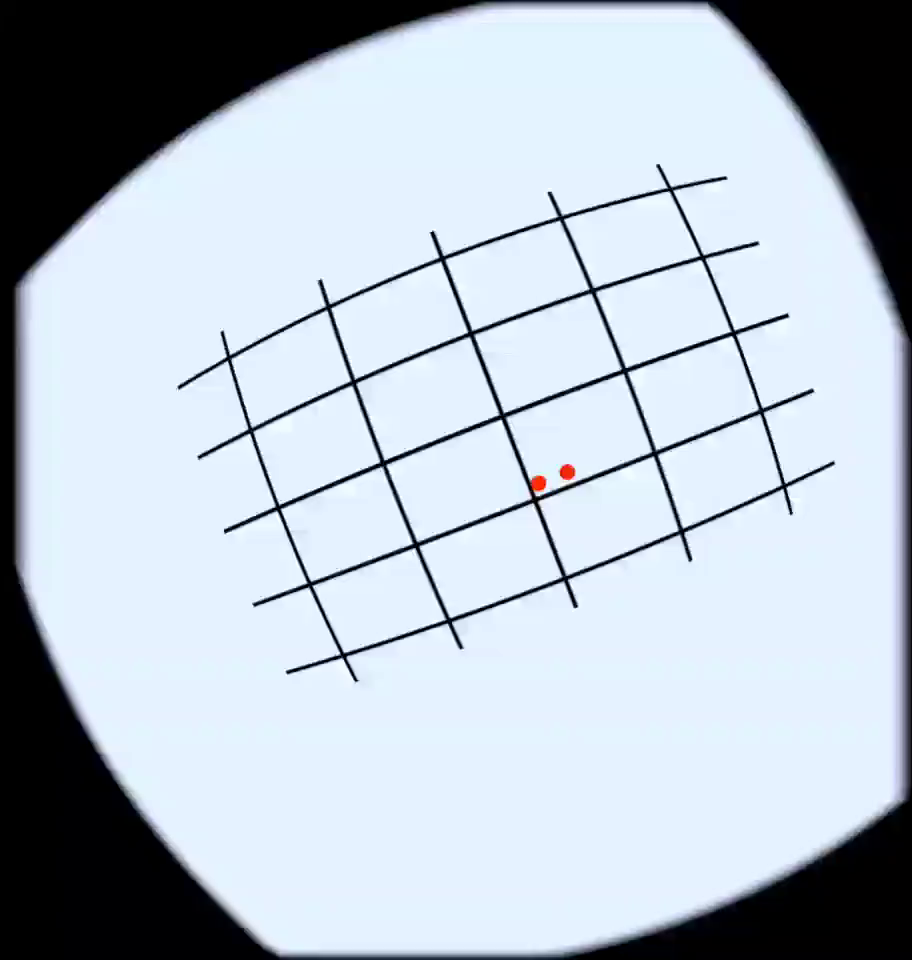
#> input picture FindFocal.png, 912 x 960 px
$ python -i EstimateDistortion.py   (imports and definitions only)
#> lines starting #> are read from the running program, lines starting #| are printed output that depends on the picture; after the words box and inside, x2 and y2 are one past the last pixel; in counts of white or black regions, pixels touching at a corner belong together
# Python program to illustrate HoughLine
# method for line detection
import cv2
import numpy as np
import os
import time
import subprocess
import argparse
from glob import glob

parser = argparse.ArgumentParser()
# [3 lines not run here, left out]

# [1 line that did not run here, left out]
# [1 line that did not run here, left out]

# We have to check for any runs on this
_OUTPUT_ROOT = "estimate_distortion_runs/"
# [1 line that did not run here, left out]
output_counter = 1
# [10 lines not run here, left out]
# Next, let's define a global function that we'll pass the click values into
focal_center = None
# Next, let's define a mouseclick function to help us with this endeavor
def mouseRGB(event,x,y,flags,param):
    global focal_center
    if event == cv2.EVENT_LBUTTONDOWN: #checks mouse left button down condition
        colorsB = src[y,x,0]
        colorsG = src[y,x,1]
        colorsR = src[y,x,2]
        colors = src[y,x]
        print("Red: ",colorsR)
        print("Green: ",colorsG)
        print("Blue: ",colorsB)
        print("BRG Format: ",colors)
        print("Coordinates of pixel: X: ",x,"Y: ",y)
        focal_center = [y,x] # in Y, X format

# Next, attach the mouse events
focal_point_window = 'Focal Point Color Selector'
# [12 lines not run here, left out]

# If we got this far, we know the focal x and y from `focal_center`
# We now have to derive the percentage between 0 and 1 for `cx` and `cy`
# [1 line that did not run here, left out]
# [1 line that did not run here, left out]
# [1 line that did not run here, left out]
# [1 line not run here, left out]

# NOW is the big kahuna - we need to estimate all the possible parameters for k2 and k1

# First, let's start by defining some folders
# Determine our processing, and results directories
# [1 line that did not run here, left out]
# [1 line that did not run here, left out]
# [2 lines not run here, left out]

# Next, let's define a helper function
# This function simply adds Hough Lines after applying the Canny filter
# This is effectively a way to determine the edges of the image (edge detection via canny)...
# ... then do line detection via Hough lines
def GetLinesFromImage(imageFilename, resultsFilename=None):
#> called with imageFilename = 'FindFocal.png'
    img = cv2.imread(imageFilename)
#> img is the input picture: shape (960, 912, 3); mean B, G, R 200.2, 189.3, 178.9
    # Convert the img to grayscale
    gray = cv2.cvtColor(img, cv2.COLOR_BGR2GRAY)
    # Apply edge detection method on the image
    edges = cv2.Canny(gray, 50, 150, apertureSize=3)
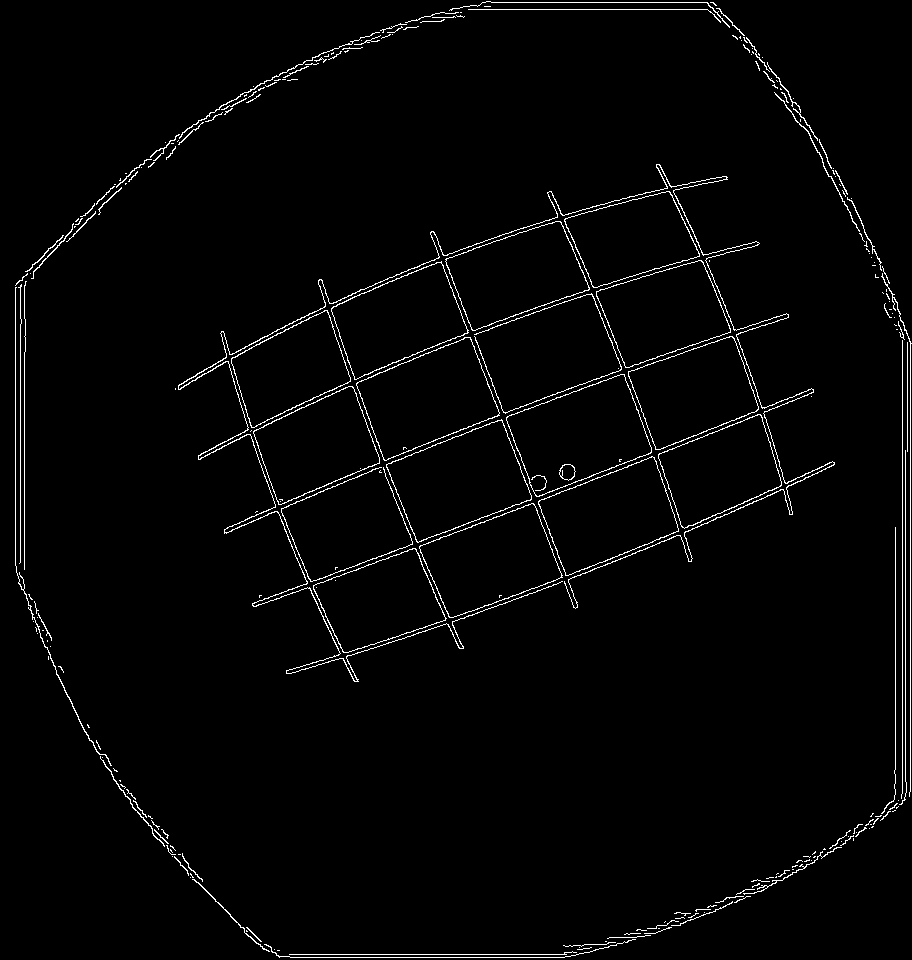
#> edges: shape (960, 912); 2.1% white in thin lines or dots
    # This returns an array of r and theta values
    lines = cv2.HoughLines(edges, 1, np.pi/180, 200)
#> lines = 16 rows, first 8: [902, 0], [910, 0], [905, 0], [-322, 2.78], [-318, 2.78], [655, 1.2], [954, 1.57], [15, 0]

    # The below for loop runs till r and theta values
    # are in the range of the 2d array
    for r_theta in lines:
        arr = np.array(r_theta[0], dtype=np.float64)
        r, theta = arr
        # Stores the value of cos(theta) in a
        a = np.cos(theta)
        # Stores the value of sin(theta) in b
        b = np.sin(theta)
        # x0 stores the value rcos(theta)
        x0 = a*r
        # y0 stores the value rsin(theta)
        y0 = b*r
        # x1 stores the rounded off value of (rcos(theta)-1000sin(theta))
        x1 = int(x0 + 1000*(-b))
        # y1 stores the rounded off value of (rsin(theta)+1000cos(theta))
        y1 = int(y0 + 1000*(a))
        # x2 stores the rounded off value of (rcos(theta)+1000sin(theta))
        x2 = int(x0 - 1000*(-b))
        # y2 stores the rounded off value of (rsin(theta)-1000cos(theta))
        y2 = int(y0 - 1000*(a))
        # cv2.line draws a line in img from the point(x1,y1) to (x2,y2).
        # (0,0,255) denotes the colour of the line to be
        # drawn. In this case, it is red.
        cv2.line(img, (x1, y1), (x2, y2), (255, 0, 0), 2)
#> this loop made 16 passes
#> (r, theta, a, b, x0, y0, x1, y1) on passes 1 to 12: (902, 0, 1, 0, 902, 0, 902, 1000), (910, 0, 1, 0, 910, 0, 910, 1000), (905, 0, 1, 0, 905, 0, 905, 1000), (-322, 2.78, -0.934, 0.358, 300.6, -115.4, -57, -1048), (-318, 2.78, -0.934, 0.358, 296.9, -114, -61, -1047), (655, 1.2, 0.358, 0.934, 234.7, 611.5, -698, 969), (954, 1.57, -4.37e-08, 1, -4.17e-05, 954, -1000, 953), (15, 0, 1, 0, 15, 0, 15, 1000), (20, 0, 1, 0, 20, 0, 20, 1000), (957, 1.57, -4.37e-08, 1, -4.18e-05, 957, -1000, 956), (895, 0, 1, 0, 895, 0, 895, 1000), (660, 1.2, 0.358, 0.934, 236.5, 616.2, -697, 974)
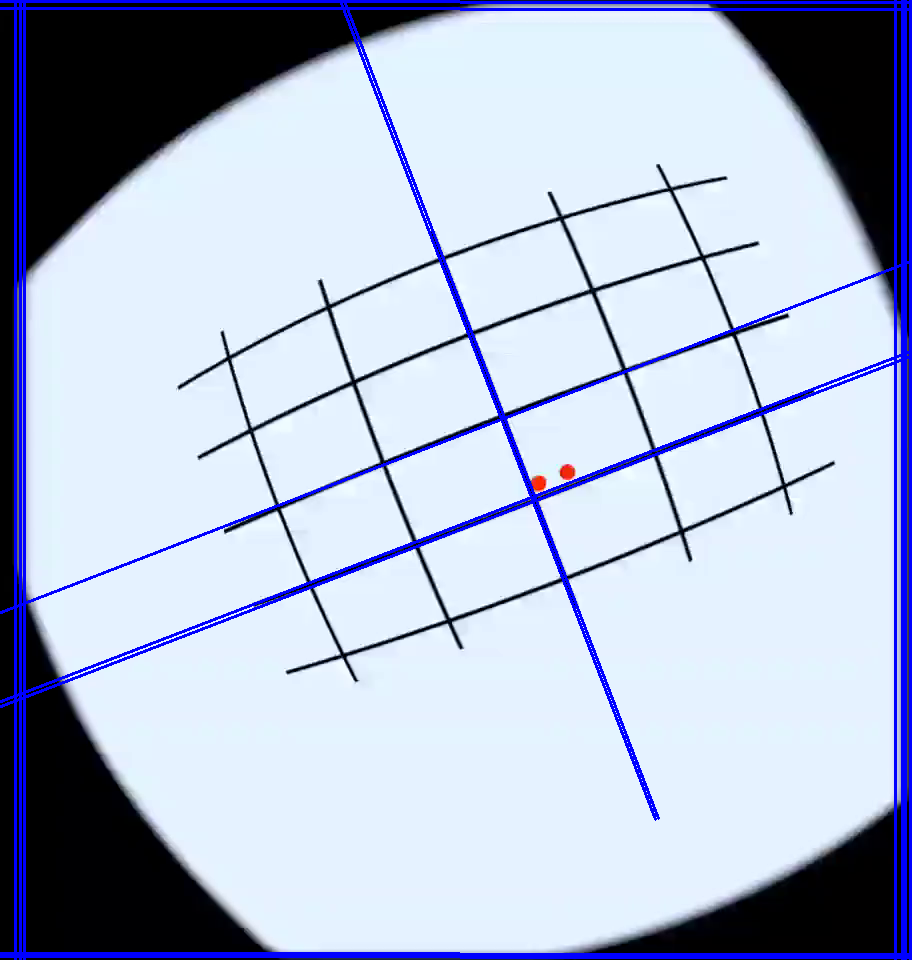
#> img: shape (960, 912, 3); 5.06% of pixels changed, all inside (x1, y1, x2, y2) = (0, 0, 912, 960)

    print("Number of lines: {}".format(len(lines)))
#| Number of lines: 16
    # All the changes made in the input image are finally
    # written on a new image houghlines.jpg
    if resultsFilename is not None:
        cv2.imwrite(resultsFilename, img)
    return lines, img

# With the function defined, we can now begin to loop through all possible values of k2 and k1
# Note that k1 and k2 can be any value between -1 and 1... so this will take a while

# For starters, let's attempt to see how many hough lines are detected in the original file we ought to be referencing
# [1 line that did not run here, left out]
# [1 line that did not run here, left out]
# [1 line that did not run here, left out]
# [1 line not run here, left out]

# We'll store the results in an array for now
results = []
# [32 lines not run here, left out]
# We'll cutoff by the top 10
results_100 = results[:100]
# Save the results of each
# [2 lines not run here, left out]

"""
_SAMPLE_IMAGE = "Sample.png"                                        # must be placed inside of `_INPUT_DIR`
_SOURCE_VIDEO = "DistortionTest_3648_1920_0_0_1824_NoDisplay.mp4"   # Must be placed inside of `_INPUT_DIR`

_CROP_PARAMS = [912,960,12.5,0]
_FOCAL_CENTER = [0.55, 0.43]
_TIME_AT_IMAGE_PARSE = 11.0

def GetLinesFromImage(imageFilename, inputDir, outputDir):
    filename, file_extension = os.path.splitext(imageFilename)
    img = cv2.imread(inputDir+imageFilename)
    # Convert the img to grayscale
    gray = cv2.cvtColor(img, cv2.COLOR_BGR2GRAY)

    # Apply edge detection method on the image
    edges = cv2.Canny(gray, 50, 150, apertureSize=3)

    # This returns an array of r and theta values
    lines = cv2.HoughLines(edges, 1, np.pi/180, 200)

    # The below for loop runs till r and theta values
    # are in the range of the 2d array
    for r_theta in lines:
        arr = np.array(r_theta[0], dtype=np.float64)
        r, theta = arr
        # Stores the value of cos(theta) in a
        a = np.cos(theta)

        # Stores the value of sin(theta) in b
        b = np.sin(theta)

        # x0 stores the value rcos(theta)
        x0 = a*r

        # y0 stores the value rsin(theta)
        y0 = b*r

        # x1 stores the rounded off value of (rcos(theta)-1000sin(theta))
        x1 = int(x0 + 1000*(-b))

        # y1 stores the rounded off value of (rsin(theta)+1000cos(theta))
        y1 = int(y0 + 1000*(a))

        # x2 stores the rounded off value of (rcos(theta)+1000sin(theta))
        x2 = int(x0 - 1000*(-b))

        # y2 stores the rounded off value of (rsin(theta)-1000cos(theta))
        y2 = int(y0 - 1000*(a))

        # cv2.line draws a line in img from the point(x1,y1) to (x2,y2).
        # (0,0,255) denotes the colour of the line to be
        # drawn. In this case, it is red.
        cv2.line(img, (x1, y1), (x2, y2), (255, 0, 0), 2)

    print("Number of lines: {}".format(len(lines)))

    # All the changes made in the input image are finally
    # written on a new image houghlines.jpg
    cv2.imwrite(outputDir + filename + '-lines.png', img)

def ScreenshotFromVideo(videoFilename, inputDir, outputDir, atSecond=0.0):
    filename, file_extension = os.path.splitext(videoFilename)
    # Read the video from specified path
    cam = cv2.VideoCapture(inputDir + videoFilename)
    # just cue to 20 sec. position
    cam.set(cv2.CAP_PROP_POS_MSEC,atSecond*1000)
    success,image = cam.read()
    imageFilename = filename + ".png"
    if success:
        cv2.imwrite(outputDir + imageFilename, image)     # save frame as JPEG file
    else:
        imageFilename = None
    cam.release()
    return imageFilename

def main():
    # Get the main from sample
    GetLinesFromImage(_SAMPLE_IMAGE, _INPUT_DIR, _OUTPUT_DIR)

    # Now that we have a source, we can generate new distortions and test them if they match the sample
    # k1 range: -0.6 to -0.5, increments of 0.01
    # k2 range: 0.2 to 0.3, increments of 0.01
    test_video = _INPUT_DIR + _SOURCE_VIDEO

    for k1 in np.arange(-0.7,-0.29,0.01):
        for k2 in np.arange(0.0,0.41,0.01):
            _k1 = round(k1,2)
            _k2 = round(k2,2)
            print("Testing: k1={}, k2={}".format(_k1, _k2))

            corrected_video_path = "{}_{}.mp4".format(_k2,_k1)

            cmd_str = 'ffmpeg -y -i {} -vf "crop={}:{}:{}:{},lenscorrection=cx={}:cy={}:k2={}:k1={}" -vsync 2 {}{}'.format(
                test_video,
                _CROP_PARAMS[0], _CROP_PARAMS[1], _CROP_PARAMS[2], _CROP_PARAMS[3],
                _FOCAL_CENTER[0], _FOCAL_CENTER[1],
                _k2,_k1,
                _MID_DIR,
               corrected_video_path
            )
            print("\tCommand:",cmd_str)

            # Check if successful
            correction_code = os.system(cmd_str)
            if correction_code == 0:
                # We were successful, so we can continue parsing the image
                print("\tCorrection applied, Checking for Lines")
                corrected_image = ScreenshotFromVideo(corrected_video_path, _MID_DIR, _MID_DIR, _TIME_AT_IMAGE_PARSE)
                # Process the image
                GetLinesFromImage(corrected_image, _MID_DIR, _OUTPUT_DIR)


    # [5 lines of commented-out code are left out]

if __name__ == "__main__":
    main()
"""

>>> result = GetLinesFromImage('FindFocal.png')
